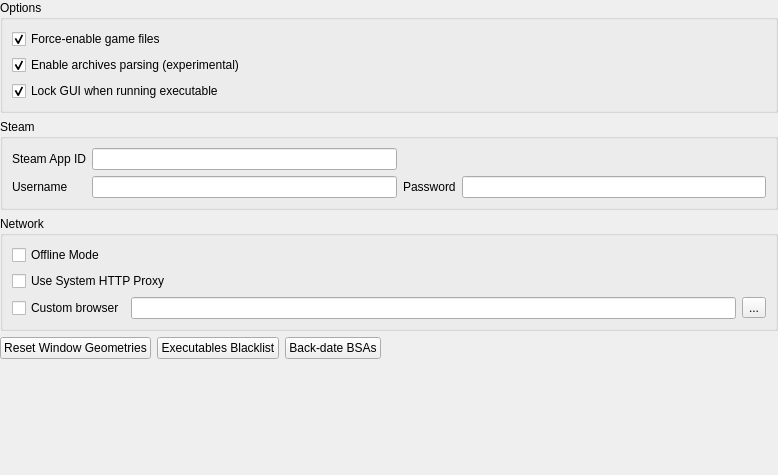
         <widget class="QWidget" name="workaroundScrollAreaWidgetContents">
          <property name="geometry">
           <rect>
            <x>0</x>
            <y>0</y>
            <width>778</width>
            <height>475</height>
           </rect>
          </property>
          <property name="autoFillBackground">
           <bool>false</bool>
          </property>
          <layout class="QVBoxLayout" name="verticalLayout_6">
           <property name="leftMargin">
            <number>0</number>
           </property>
           <property name="topMargin">
            <number>0</number>
           </property>
           <property name="rightMargin">
            <number>0</number>
           </property>
           <property name="bottomMargin">
            <number>0</number>
           </property>
           <item>
            <widget class="QGroupBox" name="workaroundsOptionsBox">
             <property name="title">
              <string>Options</string>
             </property>
             <layout class="QVBoxLayout" name="verticalLayout_23">
              <property name="leftMargin">
               <number>9</number>
              </property>
              <property name="topMargin">
               <number>9</number>
              </property>
              <property name="rightMargin">
               <number>9</number>
              </property>
              <property name="bottomMargin">
               <number>9</number>
              </property>
              <item>
               <widget class="QCheckBox" name="forceEnableBox">
                <property name="toolTip">
                 <string>If checked, files (i.e. esps, esms and bsas) belonging to the core game can not be disabled in the UI. (default: on)</string>
                </property>
                <property name="whatsThis">
                 <string>If checked, files (i.e. esps, esms and bsas) belonging to the core game can not be disabled in the UI. (default: on)
Uncheck this if you want to use Mod Organizer with total conversions (like Nehrim) but be aware that the game will crash if required files are not enabled.</string>
                </property>
                <property name="text">
                 <string>Force-enable game files</string>
                </property>
                <property name="checked">
                 <bool>true</bool>
                </property>
               </widget>
              </item>
              <item>
               <widget class="QCheckBox" name="enableArchiveParsingBox">
                <property name="toolTip">
                 <string>Enable parsing of Archives. This is an Experimental Feature. Has negative effects on performance and known incorrectness.</string>
                </property>
                <property name="whatsThis">
                 <string>&lt;html&gt;&lt;head/&gt;&lt;body&gt;&lt;p&gt;By default, MO will parse archive files (BSA, BA2) to calculate conflicts between the contents of the archive files and other loose files. This process has a noticeable cost in performance.&lt;/p&gt;&lt;p&gt;This feature should not be confused with the archive management feature offered by MO1. MO2 will only show conflicts with archives and will NOT load them into the game or program.&lt;/p&gt;&lt;p&gt;If you disable this feature, MO will only display conflicts between loose files.&lt;/p&gt;&lt;/body&gt;&lt;/html&gt;</string>
                </property>
                <property name="text">
                 <string>Enable archives parsing (experimental)</string>
                </property>
                <property name="checked">
                 <bool>true</bool>
                </property>
               </widget>
              </item>
              <item>
               <widget class="QCheckBox" name="lockGUIBox">
                <property name="toolTip">
                 <string>Disable this to prevent the GUI from being locked when running an executable.  This may result in abnormal behavior.</string>
                </property>
                <property name="whatsThis">
                 <string>Disable this to prevent the GUI from being locked when running an executable.  This may result in abnormal behavior.</string>
                </property>
                <property name="text">
                 <string>Lock GUI when running executable</string>
                </property>
                <property name="checked">
                 <bool>true</bool>
                </property>
               </widget>
              </item>
             </layout>
            </widget>
           </item>
           <item>
            <widget class="QGroupBox" name="groupBox_12">
             <property name="title">
              <string>Steam</string>
             </property>
             <layout class="QGridLayout" name="gridLayout_7">
              <item row="1" column="1">
               <widget class="QLineEdit" name="steamUserEdit"/>
              </item>
              <item row="1" column="2">
               <widget class="QLabel" name="label_20">
                <property name="text">
                 <string>Password</string>
                </property>
               </widget>
              </item>
              <item row="1" column="3">
               <widget class="QLineEdit" name="steamPassEdit">
                <property name="echoMode">
                 <enum>QLineEdit::Password</enum>
                </property>
               </widget>
              </item>
              <item row="1" column="0">
               <widget class="QLabel" name="label_19">
                <property name="text">
                 <string>Username</string>
                </property>
               </widget>
              </item>
              <item row="0" column="0">
               <widget class="QLabel" name="label_4">
                <property name="text">
                 <string>Steam App ID</string>
                </property>
               </widget>
              </item>
              <item row="0" column="1">
               <widget class="QLineEdit" name="appIDEdit">
                <property name="toolTip">
                 <string>The Steam AppID for your game</string>
                </property>
                <property name="whatsThis">
                 <string>&lt;!DOCTYPE HTML PUBLIC &quot;-//W3C//DTD HTML 4.0//EN&quot; &quot;http://www.w3.org/TR/REC-html40/strict.dtd&quot;&gt;
&lt;html&gt;&lt;head&gt;&lt;meta name=&quot;qrichtext&quot; content=&quot;1&quot; /&gt;&lt;style type=&quot;text/css&quot;&gt;
p, li { white-space: pre-wrap; }
&lt;/style&gt;&lt;/head&gt;&lt;body style=&quot; font-family:'MS Shell Dlg 2'; font-size:8.25pt; font-weight:400; font-style:normal;&quot;&gt;
&lt;p style=&quot; margin-top:0px; margin-bottom:0px; margin-left:0px; margin-right:0px; -qt-block-indent:0; text-indent:0px;&quot;&gt;&lt;span style=&quot; font-size:8pt;&quot;&gt;The Steam App ID is required to directly start some games. For Skyrim, if this is not set or wrong, the &amp;quot;Mod Organizer&amp;quot; load mechanism may not work properly.&lt;/span&gt;&lt;/p&gt;
&lt;p style=&quot; margin-top:0px; margin-bottom:0px; margin-left:0px; margin-right:0px; -qt-block-indent:0; text-indent:0px;&quot;&gt;&lt;span style=&quot; font-size:8pt;&quot;&gt;The preset for this is the App ID of the &amp;quot;regular&amp;quot; version so in most cases, you should be set.&lt;/span&gt;&lt;/p&gt;
&lt;p style=&quot; margin-top:0px; margin-bottom:0px; margin-left:0px; margin-right:0px; -qt-block-indent:0; text-indent:0px;&quot;&gt;&lt;span style=&quot; font-size:8pt;&quot;&gt;If you think you have a different version (GotY or something), follow these steps to get to the id:&lt;/span&gt;&lt;/p&gt;
&lt;p style=&quot; margin-top:0px; margin-bottom:0px; margin-left:0px; margin-right:0px; -qt-block-indent:0; text-indent:0px;&quot;&gt;&lt;span style=&quot; font-size:8pt;&quot;&gt;1. Navigate to the game library in steam&lt;/span&gt;&lt;/p&gt;
&lt;p style=&quot; margin-top:0px; margin-bottom:0px; margin-left:0px; margin-right:0px; -qt-block-indent:0; text-indent:0px;&quot;&gt;&lt;span style=&quot; font-size:8pt;&quot;&gt;2. right-click on the game you need the id for and choose &lt;/span&gt;&lt;span style=&quot; font-size:8pt; font-weight:600;&quot;&gt;Create desktop shortcut&lt;/span&gt;&lt;/p&gt;
&lt;p style=&quot; margin-top:0px; margin-bottom:0px; margin-left:0px; margin-right:0px; -qt-block-indent:0; text-indent:0px;&quot;&gt;&lt;span style=&quot; font-size:8pt;&quot;&gt;3. right-click on the newly created shortcut on your desktop and select &lt;/span&gt;&lt;span style=&quot; font-size:8pt; font-weight:600;&quot;&gt;Properties&lt;/span&gt;&lt;/p&gt;
&lt;p style=&quot; margin-top:0px; margin-bottom:0px; margin-left:0px; margin-right:0px; -qt-block-indent:0; text-indent:0px;&quot;&gt;&lt;span style=&quot; font-size:8pt;&quot;&gt;4. in the URL-field you should see something like this: &lt;/span&gt;&lt;span style=&quot; font-size:8pt; font-style:italic;&quot;&gt;steam://rungameid/22380&lt;/span&gt;&lt;/p&gt;
&lt;p style=&quot; margin-top:0px; margin-bottom:0px; margin-left:0px; margin-right:0px; -qt-block-indent:0; text-indent:0px;&quot;&gt;&lt;span style=&quot; font-size:8pt;&quot;&gt;22380 is the id you're looking for.&lt;/span&gt;&lt;/p&gt;&lt;/body&gt;&lt;/html&gt;</string>
                </property>
               </widget>
              </item>
             </layout>
            </widget>
           </item>
           <item>
            <widget class="QGroupBox" name="groupBox">
             <property name="minimumSize">
              <size>
               <width>0</width>
               <height>100</height>
              </size>
             </property>
             <property name="title">
              <string>Network</string>
             </property>
             <layout class="QVBoxLayout" name="verticalLayout_22">
              <item>
               <widget class="QCheckBox" name="offlineBox">
                <property name="statusTip">
                 <string>Disable automatic internet features</string>
                </property>
                <property name="whatsThis">
                 <string>Disable automatic internet features. This does not affect features that are explicitly invoked by the user (like checking mods for updates, endorsing, opening the web browser)</string>
                </property>
                <property name="text">
                 <string>Offline Mode</string>
                </property>
               </widget>
              </item>
              <item>
               <widget class="QCheckBox" name="proxyBox">
                <property name="statusTip">
                 <string>Use a proxy for network connections.</string>
                </property>
                <property name="whatsThis">
                 <string>Use a proxy for network connections. This uses the system-wide settings which can be configured in Internet Explorer. Please note that MO will start up a few seconds slower on some systems when using a proxy.</string>
                </property>
                <property name="text">
                 <string>Use System HTTP Proxy</string>
                </property>
               </widget>
              </item>
              <item>
               <widget class="QWidget" name="widget_7" native="true">
                <layout class="QHBoxLayout" name="horizontalLayout_9">
                 <property name="leftMargin">
                  <number>0</number>
                 </property>
                 <property name="topMargin">
                  <number>0</number>
                 </property>
                 <property name="rightMargin">
                  <number>0</number>
                 </property>
                 <property name="bottomMargin">
                  <number>0</number>
                 </property>
                 <item>
                  <widget class="QCheckBox" name="useCustomBrowser">
                   <property name="toolTip">
                    <string>Use &quot;%1&quot; as a placeholder for the URL.</string>
                   </property>
                   <property name="statusTip">
                    <string>Use &quot;%1&quot; as a placeholder for the URL.</string>
                   </property>
                   <property name="whatsThis">
                    <string>Use &quot;%1&quot; as a placeholder for the URL.</string>
                   </property>
                   <property name="text">
                    <string>Custom browser</string>
                   </property>
                  </widget>
                 </item>
                 <item>
                  <widget class="QLineEdit" name="browserCommand">
                   <property name="toolTip">
                    <string>Use &quot;%1&quot; as a placeholder for the URL.</string>
                   </property>
                   <property name="statusTip">
                    <string>Use &quot;%1&quot; as a placeholder for the URL.</string>
                   </property>
                   <property name="whatsThis">
                    <string>Use &quot;%1&quot; as a placeholder for the URL.</string>
                   </property>
                  </widget>
                 </item>
                 <item>
                  <widget class="QToolButton" name="browseCustomBrowser">
                   <property name="text">
                    <string>...</string>
                   </property>
                  </widget>
                 </item>
                </layout>
               </widget>
              </item>
             </layout>
            </widget>
           </item>
           <item>
            <widget class="QWidget" name="widget_12" native="true">
             <layout class="QHBoxLayout" name="horizontalLayout">
              <property name="leftMargin">
               <number>0</number>
              </property>
              <property name="topMargin">
               <number>0</number>
              </property>
              <property name="rightMargin">
               <number>0</number>
              </property>
              <property name="bottomMargin">
               <number>0</number>
              </property>
              <item>
               <widget class="QPushButton" name="resetGeometryBtn">
                <property name="toolTip">
                 <string>Resets the window geometries for all windows.  This can be useful if a window becomes too small or too large, if a column becomes too thin or too wide, and in similar situations.</string>
                </property>
                <property name="whatsThis">
                 <string>Resets the window geometries for all windows.  This can be useful if a window becomes too small or too large, if a column becomes too thin or too wide, and in similar situations.</string>
                </property>
                <property name="text">
                 <string>Reset Window Geometries</string>
                </property>
               </widget>
              </item>
              <item>
               <widget class="QPushButton" name="execBlacklistBtn">
                <property name="toolTip">
                 <string>Add executables to the blacklist to prevent them from
accessing the virtual file system. This is useful to prevent
unintended programs from being hooked. Hooking unintended
programs may affect the execution of these programs or the
programs you are intentionally running.</string>
                </property>
                <property name="whatsThis">
                 <string>Add executables to the blacklist to prevent them from accessing the virtual file system.  This is useful to prevent unintended programs from being hooked.  Hooking unintended programs may affect the execution of these programs or the programs you are intentionally running.</string>
                </property>
                <property name="text">
                 <string>Executables Blacklist</string>
                </property>
                <property name="autoDefault">
                 <bool>false</bool>
                </property>
               </widget>
              </item>
              <item>
               <widget class="QPushButton" name="bsaDateBtn">
                <property name="toolTip">
                 <string>For Skyrim, this can be used instead of Archive Invalidation. It should make AI redundant for all Profiles.
For the other games this is not a sufficient replacement for AI!</string>
                </property>
                <property name="whatsThis">
                 <string>For Skyrim, this can be used instead of Archive Invalidation. It should make AI redundant for all Profiles.
For the other games this is not a sufficient replacement for AI!</string>
                </property>
                <property name="text">
                 <string>Back-date BSAs</string>
                </property>
                <property name="icon">
                 <iconset>
                  <normaloff>:/MO/gui/resources/emblem-readonly.png</normaloff>:/MO/gui/resources/emblem-readonly.png</iconset>
                </property>
               </widget>
              </item>
              <item>
               <spacer name="horizontalSpacer">
                <property name="orientation">
                 <enum>Qt::Horizontal</enum>
                </property>
                <property name="sizeHint" stdset="0">
                 <size>
                  <width>40</width>
                  <height>20</height>
                 </size>
                </property>
               </spacer>
              </item>
             </layout>
            </widget>
           </item>
           <item>
            <spacer name="verticalSpacer">
             <property name="orientation">
              <enum>Qt::Vertical</enum>
             </property>
             <property name="sizeHint" stdset="0">
              <size>
               <width>20</width>
               <height>40</height>
              </size>
             </property>
            </spacer>
           </item>
          </layout>
         </widget>
